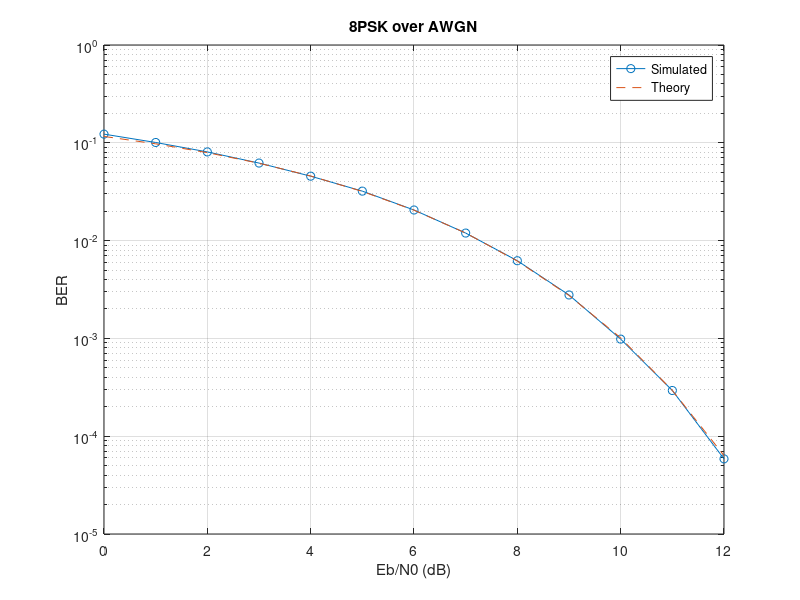

Recreate this plot in MATLAB.
N = 3e6;                                   % multiple of 3
bits = randi([0 1], 1, N);
B = reshape(bits, 3, []).';                % each row = one symbol's 3 bits
dec = B * [4; 2; 1];                       % label as number 0..7

% constellation, indexed by label decimal + 1
labels_dec = [0 1 3 2 6 7 5 4];            % 000 001 011 010 110 111 101 100
const = zeros(1, 8);
const(labels_dec + 1) = sqrt(3) * exp(1j*(0:7)*pi/4);

tx = const(dec + 1).';                     % column of complex symbols

EbN0_dB = 0:1:12;
BER = zeros(size(EbN0_dB));

for k = 1:length(EbN0_dB)
    EbN0 = 10^(EbN0_dB(k)/10);
    sigma = sqrt(1/EbN0/2);
    rx = tx + sigma*(randn(size(tx)) + 1j*randn(size(tx)));

    [~, idx] = min(abs(rx - const), [], 2);   % nearest point (N/3 x 8 distances)
    dec_hat = idx - 1;                        % back to label decimal
    B_hat = [bitget(dec_hat,3), bitget(dec_hat,2), bitget(dec_hat,1)];
    BER(k) = sum(sum(B_hat ~= B)) / N;
end

BER_theory = (2/3) * qfunc(sqrt(6*10.^(EbN0_dB/10)) * sin(pi/8));
semilogy(EbN0_dB, BER, 'o-', EbN0_dB, BER_theory, '--'); grid on;
xlabel('Eb/N0 (dB)'); ylabel('BER'); legend('Simulated','Theory');
title('8PSK over AWGN');

EbN0_8psk = EbN0_dB; BER_8psk = BER; th_8psk = (2/3)*qfunc(sqrt(6*10.^(EbN0_dB/10))*sin(pi/8));
